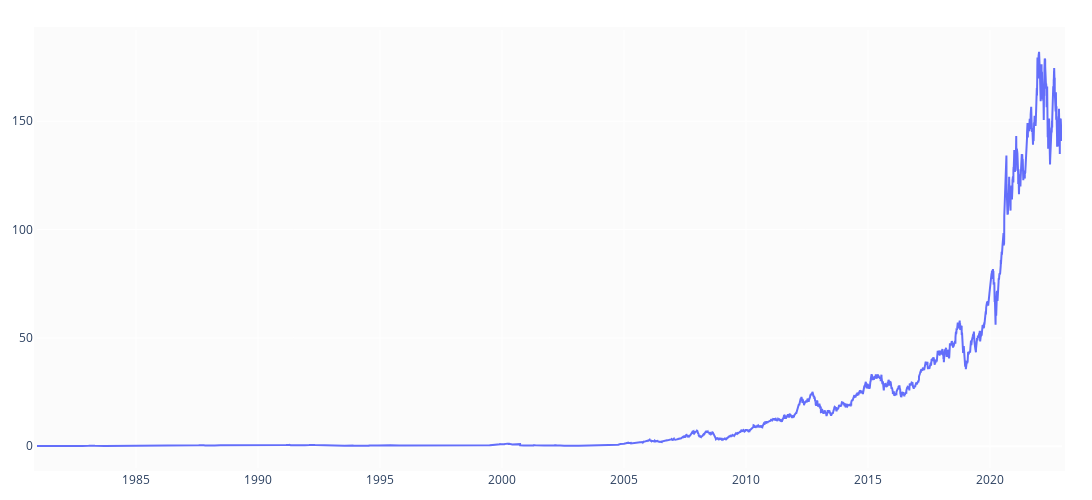

This figure's notebook cell:
### Markdown cell above
### Visualize

### Code cell
start = 10400
vdf = df
# vdf = df[start:start+150]

fig = make_subplots(rows=1, cols=1)
#Price
fig.add_trace(go.Scatter(x=vdf.Date, y=vdf.Close, name='Close'), row=1, col=1)
# fig.add_trace(go.Scatter(x=vdf.Date, y=vdf.HB, name='Bollinger High Band'), row=1, col=1)
# fig.add_trace(go.Scatter(x=vdf.Date, y=vdf.LB, name='Bollinger Low Band'), row=1, col=1)
# fig.add_trace(go.Scatter(x=vdf.Date, y=vdf.MB, name='Bollinger Middle Band'), row=1, col=1)
#SMA
# fig.add_trace(go.Scatter(x=vdf.Date, y=vdf.SMA5, name='SMA5'), row=2, col=1)
# fig.add_trace(go.Scatter(x=vdf.Date, y=vdf.SMA10, name='SMA10'), row=1, col=1)
# fig.add_trace(go.Scatter(x=vdf.Date, y=vdf.SMA14, name='SMA14'), row=2, col=1)
# fig.add_trace(go.Scatter(x=vdf.Date, y=vdf.SMA30, name='SMA30'), row=2, col=1)
# EMA
# fig.add_trace(go.Scatter(x=vdf.Date, y=vdf.EMA5, name='EMA5'), row=3, col=1)
# fig.add_trace(go.Scatter(x=vdf.Date, y=vdf.EMA10, name='EMA10'), row=1, col=1)
# fig.add_trace(go.Scatter(x=vdf.Date, y=vdf.EMA14, name='EMA14'), row=3, col=1)
# fig.add_trace(go.Scatter(x=vdf.Date, y=vdf.KAMA, name='KAMA'), row=3, col=1)
#Bollinger Bands information
# fig.add_trace(go.Scatter(x=vdf.Date, y=vdf['%B'], name='%B'), row=4, col=1)
# fig.add_trace(go.Scatter(x=vdf.Date, y=vdf['%B10'], name='%B10'), row=5, col=1)
# fig.add_trace(go.Scatter(x=vdf.Date, y=vdf.BBBandWidth, name='BandWidth'), row=5, col=1)
# RSI
# fig.add_trace(go.Scatter(x=vdf.Date, y=vdf.RSI30, name='RSI30'), row=6, col=1)
# fig.add_trace(go.Scatter(x=vdf.Date, y=vdf.RSI14, name='RSI14'), row=7, col=1)
# fig.add_trace(go.Scatter(x=vdf.Date, y=vdf.ADX, name='ADX'), row=8, col=1)
# fig.add_trace(go.Scatter(x=vdf.Date, y=vdf.SO, name='SO'), row=9, col=1)

fig.update_layout(
    autosize=False,
    width=1500,
    height=500,
    margin=dict(l=30,r=30,b=30,
                t=30,pad=3
                ),
    paper_bgcolor="White",
)

### Figure 1 — Plotly figure (JSON) as saved in the notebook; plotly's stock layout.template omitted (floating-point values rounded to 4 significant figures; data arrays with more than 128 entries replaced by an {"elided": "..."} marker saying what was removed)
{"data": [{"name": "Close", "type": "scatter", "x": {"elided": "15341 str values"}, "xaxis": "x", "y": {"elided": "15341 float values"}, "yaxis": "y"}], "layout": {"autosize": false, "height": 500, "margin": {"b": 30, "l": 30, "pad": 3, "r": 30, "t": 30}, "paper_bgcolor": "White", "width": 1500, "xaxis": {"anchor": "y", "domain": [0, 1]}, "yaxis": {"anchor": "x", "domain": [0, 1]}}}
